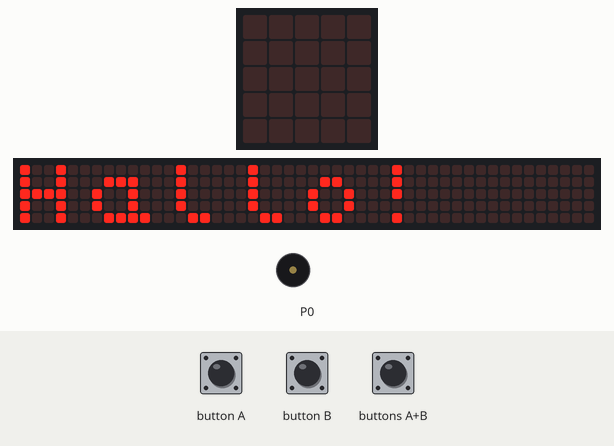
Bench run of a program on a simulated BBC micro:bit (MakeCode). Parts: the board's 5×5 LED display, a strip that is not on the board, showing the scrolling text unrolled, buzzer (waves = sounding). The test bench sets the inputs (shaded band). The 48×5 strip is a reading aid, not a part: it shows the text the display is scrolling, unrolled, one strip-width of it at a time.

Above: at 8.8 s.
At 10.7 s:
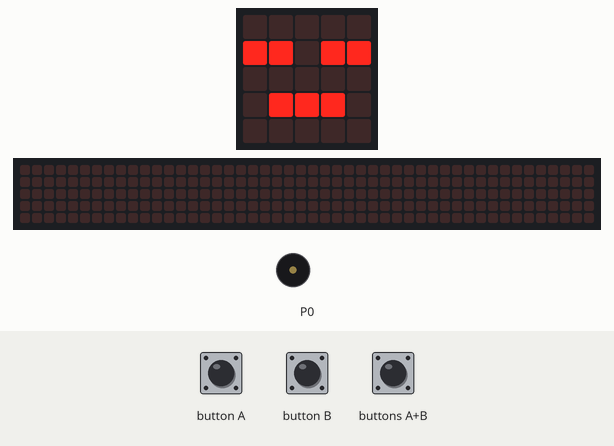
10.8 s: button A pressed for 0.15 s
At 11.3 s:
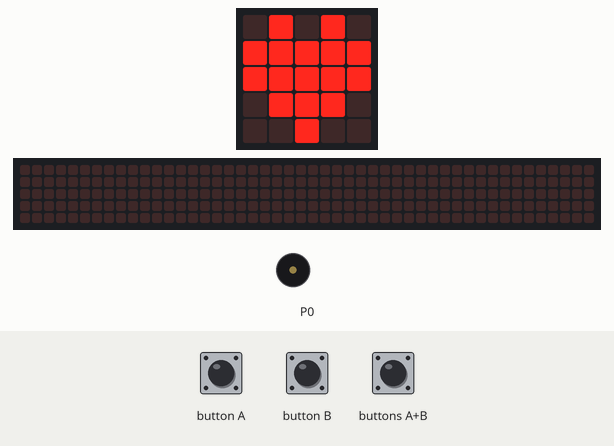
11.5 s: buttons A+B pressed for 0.15 s
At 24.1 s:
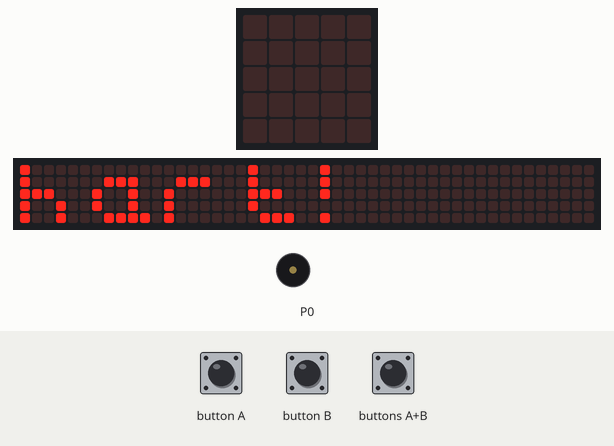
Timing chart, 0 to 25.6 s (numbered marks = the images above; inputs shaded):
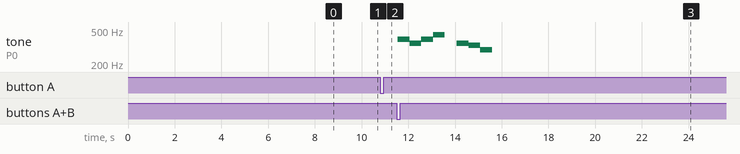

Measured:
- after the input at 10.8 s, the display: changes after 0.15 s (image 2)
- after the input at 11.5 s, the display: first changes after 0.15 s (image 3 shows a later state)
- by itself, tone on P0: plays 392 Hz for 0.51 s, 349 Hz for 0.51 s, 392 Hz for 0.51 s, 440 Hz for 0.50 s, 349 Hz for 0.51 s, 330 Hz for 0.51 s … (7 notes in this stretch)
- what the display in image 0 shows lasts 0.7 s, from 8.8 s to 9.5 s
- what the display in image 3 shows lasts 0.8 s, from 23.5 s to 24.3 s

The program:

main.ts
```typescript
input.onGesture(Gesture.ScreenDown, function () {
    basic.showString("OMDRAAIEN!")
})
input.onGesture(Gesture.LogoDown, function () {
    basic.showLeds(`
        # # . . .
        # # . . .
        # # # # #
        . . . . .
        # . . . #
        `)
})
input.onButtonPressed(Button.A, function () {
    basic.showIcon(IconNames.Heart)
    music.playMelody("G F G A - F E D ", 120)
})
input.onGesture(Gesture.Shake, function () {
    basic.showIcon(IconNames.Angry)
})
input.onGesture(Gesture.ScreenUp, function () {
    basic.showIcon(IconNames.Asleep)
})
input.onGesture(Gesture.TiltRight, function () {
    basic.showLeds(`
        . . . . #
        . . . . #
        . . . . #
        . . . . #
        . . . . #
        `)
})
input.onButtonPressed(Button.AB, function () {
    basic.showString("kloppen hart!")
    for (let index = 0; index < 4; index++) {
        basic.showIcon(IconNames.SmallHeart)
        basic.pause(100)
        basic.showIcon(IconNames.Heart)
    }
})
input.onGesture(Gesture.LogoUp, function () {
    basic.showIcon(IconNames.Happy)
})
input.onButtonPressed(Button.B, function () {
    basic.showIcon(IconNames.Heart)
    music.playMelody("B A G A G F A C5 ", 120)
})
input.onGesture(Gesture.TiltLeft, function () {
    basic.showLeds(`
        # . . . .
        # . . . .
        # . . . .
        # . . . .
        # . . . .
        `)
})
basic.showLeds(`
    . . . . .
    . . . . .
    . . # . .
    . . . . .
    . . . . .
    `)
basic.showLeds(`
    . . . . .
    . . # . .
    . # . # .
    . . # . .
    . . . . .
    `)
basic.showLeds(`
    . . # . .
    . # . # .
    # . # . #
    . # . # .
    . . # . .
    `)
basic.showLeds(`
    . # . # .
    # . # . #
    . # . # .
    # . # . #
    . # . # .
    `)
basic.showLeds(`
    # . # . #
    . # . # .
    # . . . #
    . # . # .
    # . # . #
    `)
basic.showLeds(`
    . # . # .
    # . . . #
    . . . . .
    # . . . #
    . # . # .
    `)
basic.showLeds(`
    # . . . #
    . . . . .
    . . . . .
    . . . . .
    # . . . #
    `)
basic.showLeds(`
    . . . . .
    . . . . .
    . . . . .
    . . . . .
    . . . . .
    `)
basic.showString("Hallo!")
```

test.ts
```typescript
// tests gaan hier; deze zal niet worden gecompileerd wanneer dit pakket wordt gebruikt als extensie.
```
